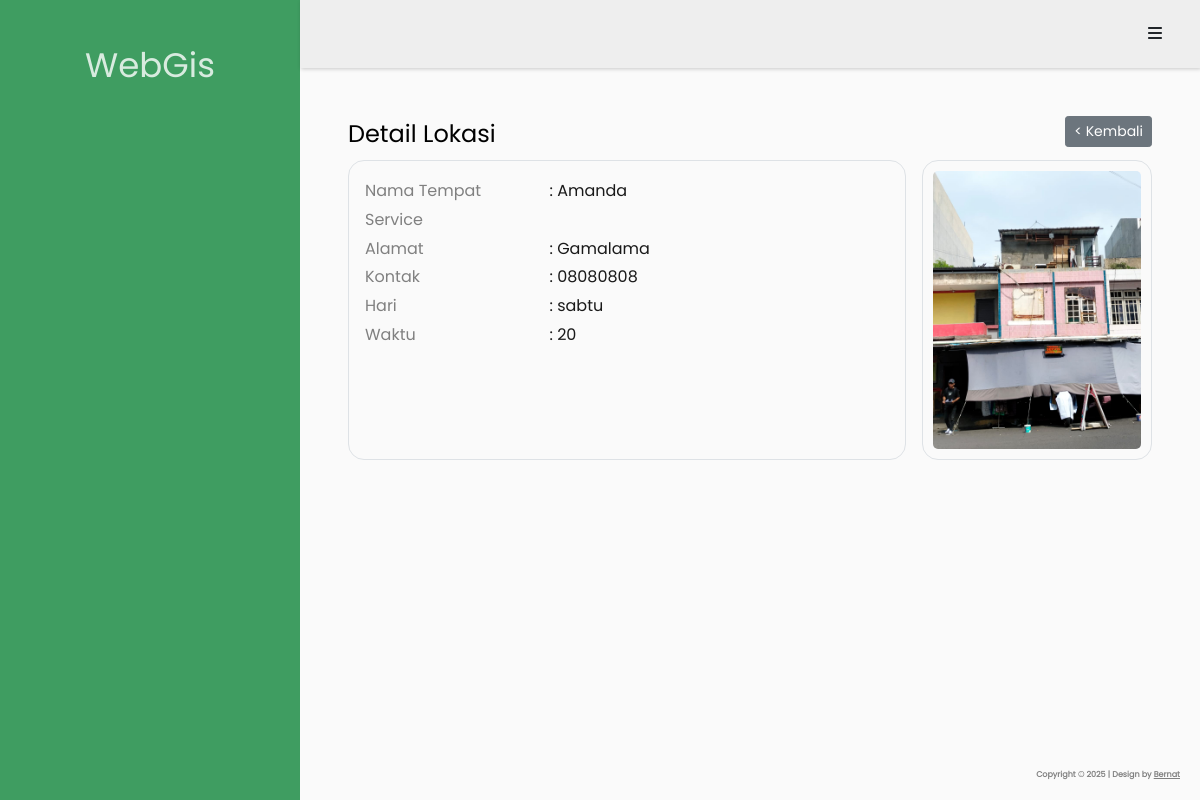
The page /pages/peta/detail.php?id=33 on the database its author committed.
### tables this page shows
CREATE TABLE `tb_lokasi` (
  `id_lokasi` int(11) NOT NULL,
  `nama_toko` varchar(50) NOT NULL,
  `alamat` varchar(100) NOT NULL,
  `kontak` varchar(15) NOT NULL,
  `hari` varchar(50) NOT NULL,
  `waktu` varchar(50) NOT NULL,
  `gambar` varchar(50) NOT NULL,
  `latitude` varchar(20) NOT NULL,
  `longitude` varchar(20) NOT NULL
);

### config.php (called while the page is built, shortened)
<?php
function base_url($url = null)
{
    $baseUrl = 'http://localhost/akhyar';
    if ($url != null) {
        return $baseUrl . '/' . $url;
    } else {
        return $baseUrl;
    }
}

### pages/peta/detail.php (the view)
<?php
$label = 'Detail Lokasi';
include_once "../../header.php";
$id = $_GET['id'];
$sql = mysqli_query($db, "SELECT * FROM tb_lokasi WHERE id_lokasi = '$id'") or die(mysqli_error($db));
$data = mysqli_fetch_assoc($sql); ?>
<div class="d-flex justify-content-between">
    <div>
        <h4><?= $label ?></h4>
    </div>
    <div>
        <a href="<?= base_url('pages/peta/') ?>" class="btn btn-sm btn-secondary">
            < Kembali</a>
    </div>
</div>
<div class="d-flex gap-3">
    <div style="font-size: 1rem; width: 100%; border-radius: 16px" class="p-3 border">
        <div class="row">
            <div class="col-4">Nama Tempat Service</div>
            <div class="col-7 text-black">: <?= $data['nama_toko'] ?></div>
        </div>
        <div class="row">
            <div class="col-4">Alamat</div>
            <div class="col-7 text-black">: <?= $data['alamat'] ?></div>
        </div>
        <div class="row">
            <div class="col-4">Kontak</div>
            <div class="col-7 text-black">: <?= $data['kontak'] ?></div>
        </div>
        <div class="row">
            <div class="col-4">Hari</div>
            <div class="col-7 text-black">: <?= $data['hari'] ?></div>
        </div>
        <div class="row">
            <div class="col-4">Waktu</div>
            <div class="col-7 text-black">: <?= $data['waktu'] ?></div>
        </div>
    </div>
    <?php if (!empty($data['gambar'])): ?>
        <img src="../../_assets/images/<?= $data['gambar'] ?>" alt="Gambar TPQ" class="border"
            style="padding: 10px; max-width: 300px; height: 300px; border-radius: 16px;">
    <?php else: ?>
        <p>Tidak ada gambar yang tersedia.</p>
    <?php endif; ?>
</div>
<?php include_once "../../footer.php" ?>

### rows shown on the page
tb_lokasi: nama_toko "Amanda", alamat "Gamalama", kontak "08080808", hari "sabtu", waktu "20", gambar (picture)

### other values the page prints
$label "Detail Lokasi"
